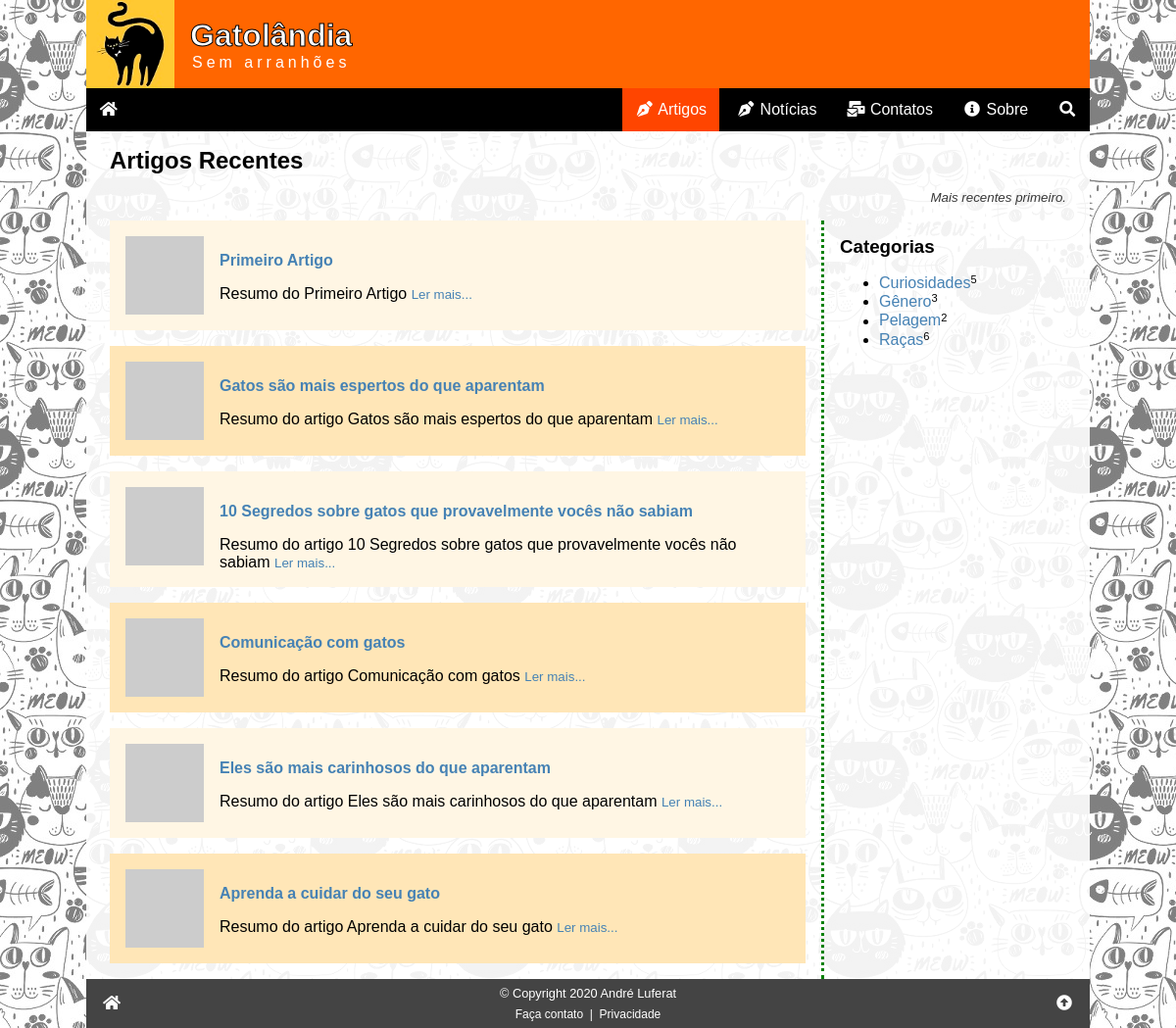
/artigos.php, run on the app's committed database.
### tables this page shows
CREATE TABLE artigos (
    id_artigo INT PRIMARY KEY NOT NULL AUTO_INCREMENT,
    data TIMESTAMP DEFAULT CURRENT_TIMESTAMP,
    titulo VARCHAR(255) NOT NULL,
    imagem VARCHAR(255) COMMENT 'URL da imagem - thumbnail',
    resumo VARCHAR(255) NOT NULL COMMENT 'Resumo do artigo',
    texto LONGTEXT NOT NULL COMMENT 'Texto (HTML) do artigo completo',
    autor_id INT NOT NULL,
    campo1 TEXT COMMENT 'Reservado para uso futuro',
    campo2 TEXT COMMENT 'Reservado para uso futuro',
    campo3 TEXT COMMENT 'Reservado para uso futuro',
    status ENUM ('inativo', 'ativo') DEFAULT 'ativo',

 
    FOREIGN KEY (autor_id) REFERENCES autores (id_autor)
);

CREATE TABLE categorias (
    id_categoria INT PRIMARY KEY NOT NULL AUTO_INCREMENT,
    nome VARCHAR(127) NOT NULL
);

### artigos.php (the view, shortened to what this page needs)
<?php
require '_config.php';
$sql = "SELECT id_artigo, titulo, imagem, resumo FROM artigos WHERE status = 'ativo' ORDER BY data DESC";
$res = $conn->query($sql);
$artigos = '';
while ($art = $res->fetch_assoc()) {
    $artigos .= <<<HTML
<div class="artigo">
    <a href="artigo.php?id={$art['id_artigo']}"><img src="{$art['imagem']}" alt="{$art['titulo']}"></a>
    <a href="artigo.php?id={$art['id_artigo']}"><h4>{$art['titulo']}</h4></a>
    <span>{$art['resumo']}</span>
    <small><a href="artigo.php?id={$art['id_artigo']}">Ler mais...</a></small>
</div>
HTML;
}
$sql = "SELECT * FROM categorias ORDER BY nome";
$res = $conn->query($sql);
$categoria = '<ul>';
while ($cat = $res->fetch_assoc()) {
    $sql2 = "SELECT id_art_cat FROM art_cat WHERE categoria_id = {$cat['id_categoria']}";
    $res2 = $conn->query($sql2);
    $total = $res2->num_rows;
    if ($total > 0) {
        $categoria .= <<<HTML
        <li><a href="artigos.php?c={$cat['id_categoria']}">{$cat['nome']}</a><small><sup>{$total}</sup></small></li>
HTML;
    }
}
$categoria .= '</ul>';
require '_header.php';
?>
<h2>Artigos Recentes</h2>
<small class="subtitulo">Mais recentes primeiro.</small>
<div class="row">
    <div class="col1"><?php echo $artigos ?></div>
    <aside class="col2">
        <h3>Categorias</h3>
        <?php echo $categoria ?>
    </aside>
</div>
<?php
require '_footer.php';
?>

### css/global.css (style rules this page uses)
:root { --tamanho-texto-site: 16px; --tipo-fonte-site: sans-serif; --cor-dos-links: steelblue; --cor-dos-links-em-hover: orangered; --fundo-da-pagina: url('/img/fundo02.jpg') black fixed; }
* { box-sizing: border-box; }
html, body { padding: 0; margin: 0; width: 100%; height: 100%; position: relative; font-size: var(--tamanho-texto-site); font-family: var(--tipo-fonte-site); }
a { color: var(--cor-dos-links); text-decoration: none; }
p, h1, h2, h3, h4, h5 { margin: 1rem 0; }
body { background: var(--fundo-da-pagina); }

### css/artigos.css (style rules this page uses)
.artigo { padding: 1rem; overflow: auto; margin-bottom: 1rem; }
.artigo:nth-child(even) { background: rgb(255, 230, 183); }
.artigo:nth-child(odd) { background: rgb(255, 246, 228); }
.artigo img { width: 80px; height: 80px; float: left; margin-right: 1rem; }
.subtitulo { display: block; margin-bottom: 1rem; text-align: right; color: rgb(56, 56, 56); font-style: italic; }
.row { display: flex; width: 100%; flex-direction: column; }
.col2 { width: 100%; border-top: 3px dotted green; margin-top: 2rem; margin-bottom: 2rem; }
@media (min-width: 640px) { .row { flex-direction: row; } }
@media (min-width: 640px) { .col1 { flex-grow: 1; padding-right: 1rem; } }
@media (min-width: 640px) { .col2 { width: 250px; padding-left: 1rem; border: 0; margin: 0; border-left: 3px dotted green; } }

### data on the page
artigos: titulo "Primeiro Artigo", resumo "Resumo do Primeiro Artigo"
artigos: titulo "Gatos são mais espertos do que aparentam", resumo "Resumo do artigo Gatos são mais espertos do que aparentam"
artigos: titulo "10 Segredos sobre gatos que provavelmente vocês não sabiam", resumo "Resumo do artigo 10 Segredos sobre gatos que provavelmente vocês não sabiam"
artigos: titulo "Comunicação com gatos", resumo "Resumo do artigo Comunicação com gatos"
artigos: titulo "Eles são mais carinhosos do que aparentam", resumo "Resumo do artigo Eles são mais carinhosos do que aparentam"
artigos: titulo "Aprenda a cuidar do seu gato", resumo "Resumo do artigo Aprenda a cuidar do seu gato"
categorias: nome "Curiosidades", total "5"
categorias: nome "Gênero", total "3"
categorias: nome "Pelagem", total "2"
categorias: nome "Raças", total "6"
